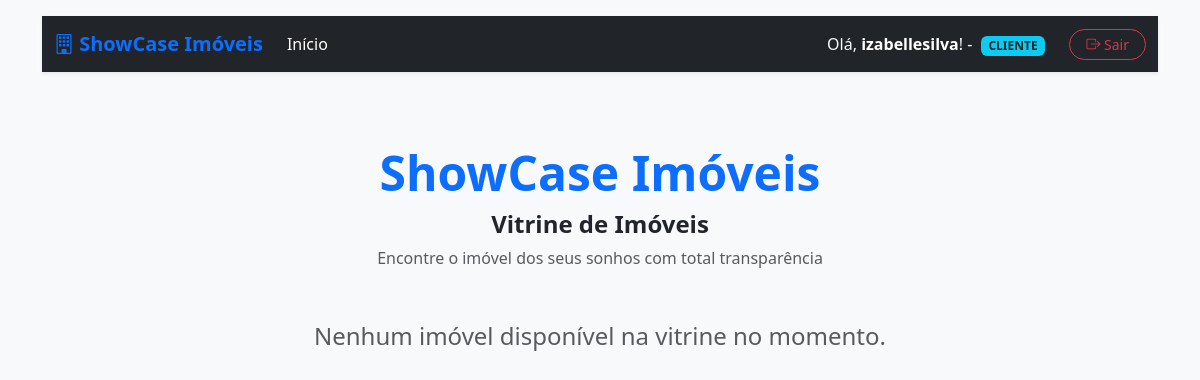
Before: /vitrine/pagina_inicial/ (signed in) with the older database file.
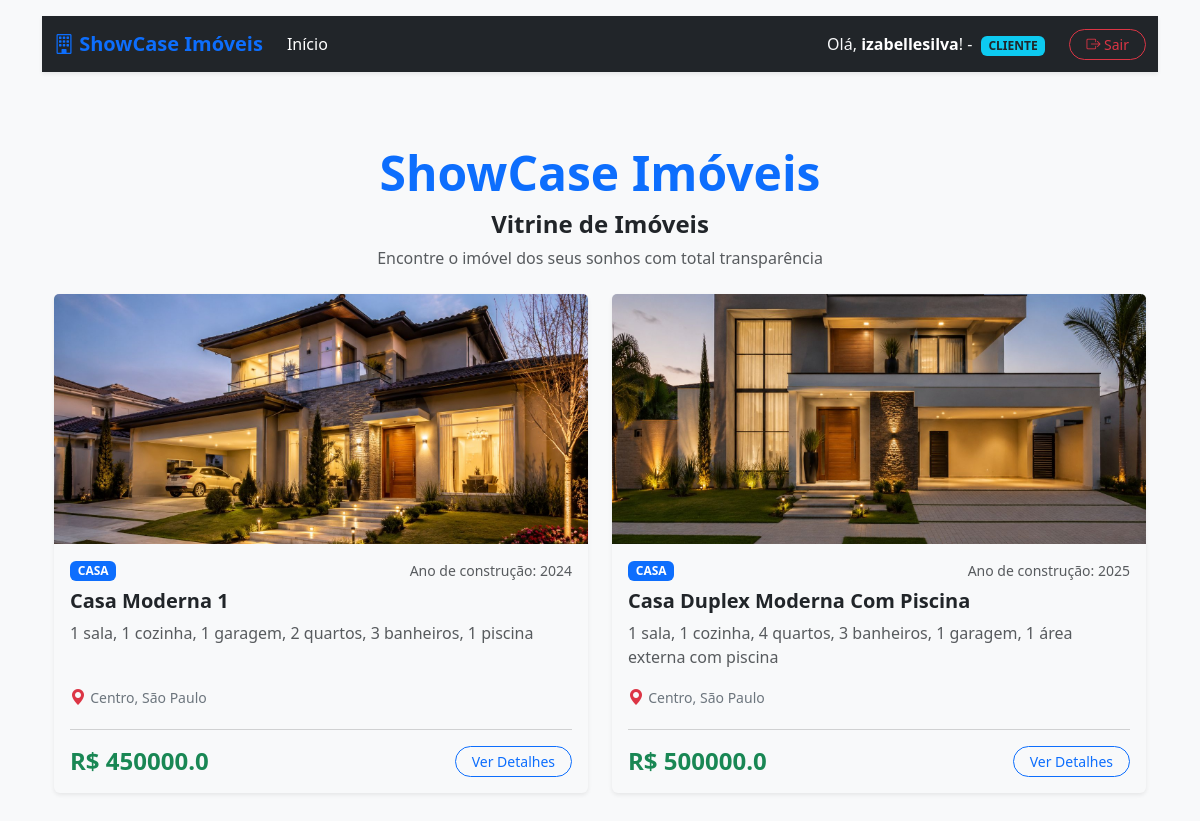
After: the same page with the newer database file.
### vitrine/models.py (models this page shows, shortened)
class Imovel(models.Model):
    corretor = models.ForeignKey(User, on_delete=models.CASCADE, verbose_name="Corretor Responsável")
    titulo = models.CharField(max_length=100)
    descricao = models.TextField()
    tipo_Imovel = models.CharField(max_length=50)
    ano_construcao = models.IntegerField()
    preco = models.FloatField()
    logradouro = models.CharField(max_length=100, verbose_name="Rua/Avenida")
    numero = models.CharField(max_length=10, verbose_name="Número")
    bairro = models.CharField(max_length=100, verbose_name="Bairro")
    cidade = models.CharField(max_length=100, verbose_name="Cidade")
    imagem_principal = models.ImageField(upload_to="media/img")

### vitrine/views.py (the view)
# urls.py: path('/pagina_inicial/', pagina_inicial, name='pagina_inicial'),
def pagina_inicial(request):
    lista_imoveis = Imovel.objects.all()
    return render(request, 'pagina_inicial.html', {'imoveis': lista_imoveis})

### template/pagina_inicial.html (shortened to what this page needs)
{% extends 'base.html' %}
{% load static %}
{% block content %}
<div class="container my-5">
    <div class="position-relative d-flex align-items-center justify-content-center py-4">
        <div class="text-center">
            <h1 class="display-5 fw-bold text-primary">ShowCase Imóveis</h1>
            <h4 class="display-8 fw-bold text-dark">Vitrine de Imóveis</h4>
            <p class="text-muted mb-0">Encontre o imóvel dos seus sonhos com total transparência</p>
        </div>
    </div>
    <div class="row g-4">
        {% for imovel in imoveis %}
        <div class="col-12 col-md-6">
            <div class="card h-100 shadow-sm border-0 bg-light card-imovel">
                {% if imovel.imagem_principal %}
                <img src="{{ imovel.imagem_principal.url }}" class="card-img-top foto-vitrine-imovel" alt="{{ imovel.titulo }}">
                {% else %}
                <div class="bg-secondary text-white text-center d-flex align-items-center justify-content-center sem-foto-vitrine">
                    <span>Sem imagem disponível</span>
                </div>
                {% endif %}
                <div class="card-body d-flex flex-column">
                    <div class="d-flex justify-content-between align-items-center mb-2">
                        <span class="badge bg-primary text-uppercase">{{ imovel.tipo_Imovel }}</span>
                        <small class="text-muted">Ano de construção: {{ imovel.ano_construcao }}</small>
                    </div>
                    <h5 class="card-title fw-bold text-dark mb-2">{{ imovel.titulo }}</h5>
                    <p class="card-text text-muted flex-grow-1">
                        {{ imovel.descricao|truncatechars:120 }}
                    </p>
                    <p class="card-text mb-1">
                        <i class="bi bi-geo-alt-fill text-danger"></i>
                        <small class="text-secondary">{{ imovel.bairro }}, {{ imovel.cidade }}</small>
                    </p>
                    <hr class="text-muted my-3">
                    <div class="d-flex justify-content-between align-items-center mt-auto">
                        <h4 class="text-success fw-bold m-0">R$ {{ imovel.preco }}</h4>
                        <a href="{% url 'detalhes_imovel' imovel.id %}"
                           class="btn btn-outline-primary btn-sm px-3 rounded-pill">Ver Detalhes</a>
                    </div>
                </div>
            </div>
        </div>
        {% empty %}
        <div class="col-12 text-center my-5">
            <p class="fs-4 text-muted">Nenhum imóvel disponível na vitrine no momento.</p>
        </div>
        {% endfor %}
    </div>
</div>
{% endblock %}

Changed rows visible on the page:
added Imovel: imagem_principal (picture), tipo_Imovel "CASA", ano_construcao "2024", titulo "Casa Moderna 1", descricao "1 sala, 1 cozinha, 1 garagem, 2 quartos, 3 banheiros, 1 piscina", bairro "Centro", cidade "São Paulo", preco "450000.0"
added Imovel: imagem_principal (picture), tipo_Imovel "CASA", ano_construcao "2025", titulo "Casa Duplex Moderna Com Piscina", descricao "1 sala, 1 cozinha, 4 quartos, 3 banheiros, 1 garagem, 1 área externa com piscina", bairro "Centro", cidade "São Paulo", preco "500000.0"
Other visible differences:
text no longer shown: "Nenhum imóvel disponível na vitrine no momento."
